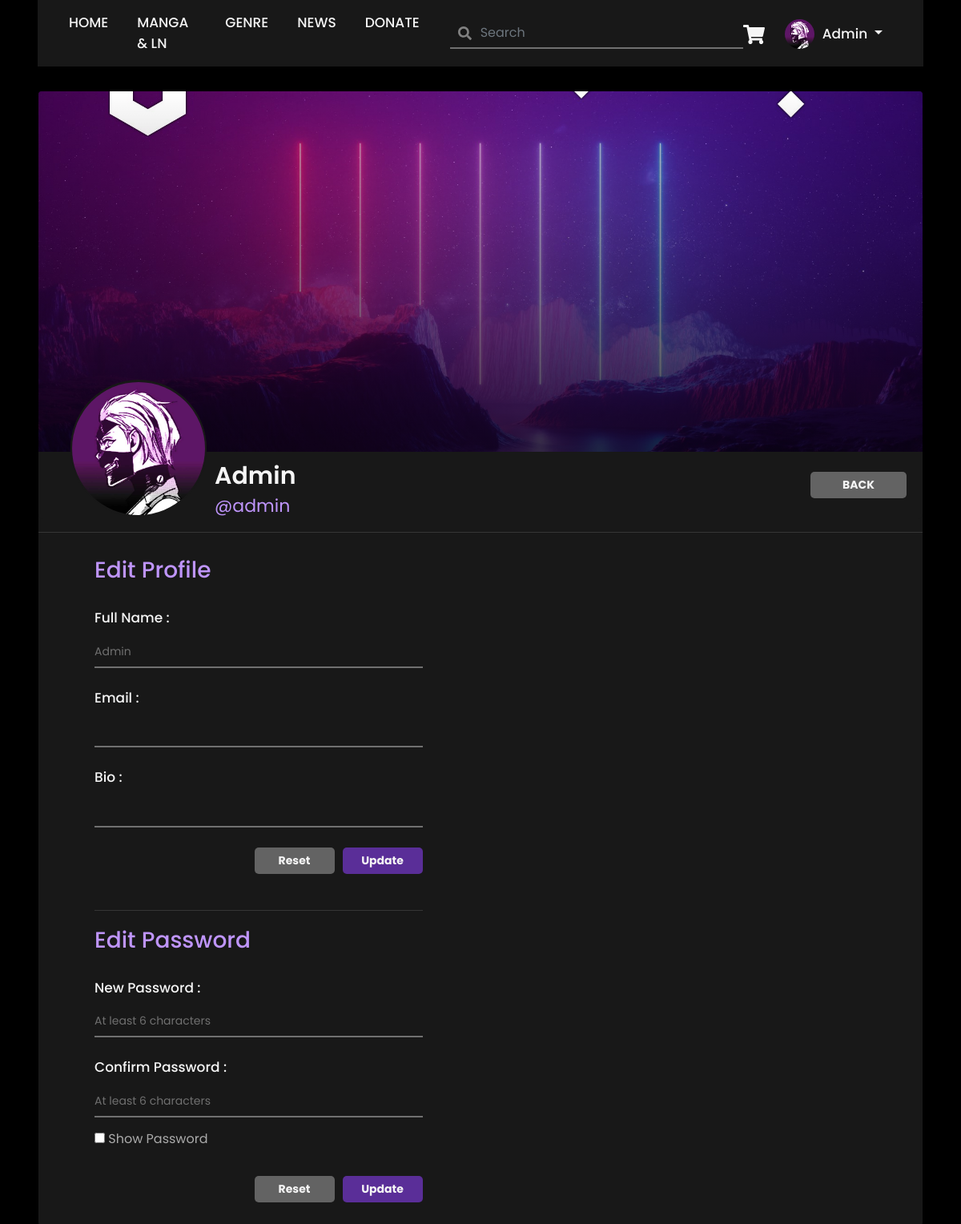
Screenshot of /editProfile.php (signed in) with the database file from the repository.
### tables this page shows
CREATE TABLE IF NOT EXISTS `user` (
  `username` varchar(25) NOT NULL,
  `user_fullname` varchar(255) NOT NULL,
  `user_email` varchar(255) NOT NULL,
  `user_password` varchar(255) NOT NULL,
  `bio` varchar(255) NOT NULL,
  `user_image` varchar(255) NOT NULL,
  `user_type` varchar(5) NOT NULL,
  `yomi_tokens` int NOT NULL,
  `register_date` datetime NOT NULL,
  PRIMARY KEY (`username`)
);

### editProfile.php (the view, shortened to what this page needs)
<!DOCTYPE html>
<?php
if (isset($_SESSION["username"])) {
?>
    <html lang="en">
    <head>
        <link rel="stylesheet" href="https://cdnjs.cloudflare.com/ajax/libs/twitter-bootstrap/4.5.3/css/bootstrap.min.css" />
        <link rel="stylesheet" href="https://cdnjs.cloudflare.com/ajax/libs/bootstrap-select/1.13.18/css/bootstrap-select.min.css" />
        <link href="css/userHomepage.css" rel="stylesheet">
    </head>
    <?php
    $host = "localhost";
    $userid = "root";
    $pass = "";
    $database = "yomi";
    $link = mysqli_connect($host, $userid, $pass, $database);
    $query1 = "SELECT * FROM user WHERE username = '" . $_SESSION["username"] . "'";
    $result1 = mysqli_query($link, $query1);
    while ($row1 = mysqli_fetch_array($result1, MYSQLI_BOTH)) {
    ?>
        <body>
            <nav class="navbar navbar-expand-md navbar-custom sticky-top">
                <div class="container-fluid">
                    <ul class="navbar-nav ml-auto">
                        <li class="nav-item"> <a class="nav-link" href="userHomepage.php">HOME</a> </li>
                        <li class="nav-item"> <a class="nav-link" href="mangaln.php">MANGA & LN</a> </li>
                        <li class="nav-item"> <a class="nav-link" href="genre.php">GENRE</a> </li>
                        <li class="nav-item"> <a class="nav-link" href="news.php">NEWS</a> </li>
                        <li class="nav-item"> <a class="nav-link" href="donate.php">DONATE</a> </li>
                    </ul>
                    <form action="search.php" method="POST" class="form-inline my-2 my-lg-0">
                        <div class="searchNav">
                            <span class="fa fa-search form-control-feedback"></span>
                            <input type="search" class="form-control" placeholder="Search" name="Search" style="min-height: 38px;">
                        </div>
                    </form>
                    <div class="collapse navbar-collapse" id="navbarResponsive">
                        <ul class="navbar-nav ml-auto">
                            <span class="cart" id="pover-card" data-toggle="popover" data-trigger="focus" data-placement="bottom" tabindex="-1">
                                <i class="fa fa-shopping-cart"></i>
                            </span>
                            <img src="<?php echo $row1['user_image'] ?>" class="rounded-circle" width="37" height="37" style="margin-top:2px;object-fit:cover;">
                            <li class="dropdown"> <a class="dropdown-toggle" data-toggle="dropdown" href="#"> <?php echo $row1['user_fullname'] ?> <span class="caret"></span></a>
                            </li>
                        </ul>
                    </div>
                </div>
            </nav>
            <div class="container-fluid">
                <div class="row">
                    <div class="card profile" style="border-bottom: none">
                        <div class="card-body" style="padding-left:0px;padding-right:0px;padding-top:0px;padding-bottom:0px;">
                            <div class="twPc-div">
                                <a class="twPc-bg twPc-block"></a>
                                <div class="avatarLink">
                                    <img src="<?php echo $row1['user_image'] ?>" width="100%" height="100%" style="object-fit:cover;" class="profilePic">
                                </div>
                                <div class="User">
                                    <div class="name">
                                        <?php echo $row1['user_fullname'] ?><a href="profile.php"><button class="btn btn-secondary editProfile">BACK</button></a>
                                    </div>
                                    <span class="username">@<?php echo $row1['username'] ?></span>
                                </div>
                            </div>
                        </div>
                        <hr>
                        <div class="container-fluid" id="editP">
                            <div class="row">
                                <div class="col-sm-6" style="padding-right:100px;padding-bottom:20px;">
                                    <p>Edit Profile</p>
                                    <form action="updateProfile.php" method="POST">
                                        <div class="form-group">
                                            <label style="color:#F5F5F5">Full Name :</label>
                                            <?php if (isset($fullname_error)) { ?>
                                                <input type="text" name="fullname" class="form-control" data-toggle="popover" id="error1" data-content="<?php echo $fullname_error ?>" placeholder="<?php echo $row1['user_fullname']; ?>" data-html="true" minlength="3">
                                            <?php
                                            } else {
                                            ?>
                                                <input type="text" name="fullname" class="form-control" value="" placeholder="<?php echo $row1['user_fullname']; ?>" minlength="3">
                                            <?php
                                            }
                                            ?>
                                        </div>
                                        <div class="form-group">
                                            <label style="color:#F5F5F5">Email : </label>
                                            <?php if (isset($email_error)) { ?>
                                                <input type="email" name="email" class="form-control" onblur="this.value=removeSpaces(this.value)" data-toggle="popover" id="error2" data-content="<?php echo $email_error ?>" placeholder="<?php echo $row1['user_email']; ?>" data-html="true">
                                            <?php
                                            } else {
                                            ?>
                                                <input type="email" name="email" class="form-control" value="" placeholder="<?php echo $row1['user_email']; ?>">
                                            <?php
                                            }
                                            ?>
                                        </div>
                                        <div class="form-group">
                                            <label style="color:#F5F5F5">Bio : </label>
                                            <?php if (isset($bio_error)) { ?>
                                                <input type="text" name="bio" class="form-control" onblur="this.value=removeSpaces(this.value)" data-toggle="popover" id="error3" data-content="<?php echo $bio_error ?>" placeholder="<?php echo $row1['bio']; ?>" data-html="true">
                                            <?php
                                            } else {
                                            ?>
                                                <input type="text" name="bio" class="form-control" value="" placeholder="<?php echo $row1['bio']; ?>">
                                            <?php
                                            }
                                            ?>
                                        </div>
                                        <button type="submit" name="saveProfile" value="Submit" class="btn btn-primary">Update</button>
                                        <button type="reset" class="btn btn-secondary reset">Reset</button>
                                    </form><br><br><br>
                                    <hr id="hrid">
                                    <p>Edit Password</p>
                                    <form action="updatePassword.php" method="POST">
                                        <div class="form-group">
                                            <label style="color:#F5F5F5">New Password : </label>
                                            <?php if (isset($password_error)) { ?>
                                                <input type="password" name="newPassword" class="form-control" placeholder="At least 6 characters" pattern=".{6,}" minlength="6" maxlength="12" data-toggle="popover" id="passwordInput" data-content="<?php echo $password_error ?>" data-html="true">
                                            <?php
                                            } else {
                                            ?>
                                                <input type="password" name="newPassword" class="form-control" id="passwordInput" value="" placeholder="At least 6 characters" pattern=".{6,}" minlength="6" maxlength="12">
                                            <?php
                                            }
                                            ?>
                                        </div>
                                        <div class="form-group">
                                            <label style="color:#F5F5F5">Confirm Password : </label>
                                            <?php if (isset($password_error2)) { ?>
                                                <input type="password" name="confirmPassword" class="form-control" placeholder="At least 6 characters" pattern=".{6,}" minlength="6" maxlength="12" data-toggle="popover" id="passwordInput2" data-content="<?php echo $password_error2 ?>" data-html="true">
                                            <?php
                                            } else {
                                            ?>
                                                <input type="password" name="confirmPassword" class="form-control" id="passwordInput2" value="" placeholder="At least 6 characters" pattern=".{6,}" minlength="6" maxlength="12">
                                            <?php
                                            }
                                            ?>
                                        </div>
                                        <div class="checkmark">
                                            <input type="checkbox" onclick="myFunction()"> Show Password
                                        </div><br>
                                        <button type="submit" name="savePassword" value="Submit" class="btn btn-primary">Update</button>
                                        <button type="reset" class="btn btn-secondary reset">Reset</button>
                                    </form>
                                </div>
                            </div>
                        </div>
                    </div>
                </div>
        </body>
    </html>
<?php
    }
} else {
    header("Location:login.php");
}
?>

### css/userhomepage.css (style rules this page uses)
html, body { height: 100%; width: 100%; font-family: 'Poppins', sans-serif; color: #AAAAAA; background-color: #000000; padding-left: 2%; padding-right: 2%; }
a { color: #F5F5F5; }
.card { background-color: #181818; }
.fa-search { color: rgb(129, 129, 129); }
.btn-primary { color: #F5F5F5; font-size: 14px; font-weight: bold; background: #5A2E98; border: none; border-radius: 5px; box-shadow: none; transition: 0.3s ease-in-out; min-width: 100px; margin-left: 3px; }
.btn-secondary { color: #F5F5F5; background-color: #636363; font-size: 14px; font-weight: bold; border: none; border-radius: 5px; box-shadow: none; transition: 0.3s ease-in-out; min-width: 100px; margin-left: 3px; }
.navbar { font-family: 'Poppins', sans-serif; font-size: 17px; -webkit-box-shadow: 0 5px 10px -9px #000000; -moz-box-shadow: 0 5px 10px -9px #000000; box-shadow: 0 5px 10px -9px #000000; }
.navbar-custom { background-color: #181818; }
.searchNav { width: 100%; margin-left: 10px; padding-right: 0px; }
.searchNav .form-control { color: #F5F5F5 !important; padding-left: 2.375rem; background-color: transparent; border-bottom: 2px solid #707070 !important; border-radius: 0; }
.searchNav .form-control-feedback { position: absolute; z-index: 2; display: block; width: 2.375rem; height: 2.375rem; line-height: 2.375rem; text-align: center; pointer-events: none; color: #aaa; }
.navbar-nav li { padding-right: 20px; }
nav .navbar-nav li a { color: #F5F5F5 !important; font-weight: 500; }
.navbar-nav img { margin-top: 5px; }
.dropdown { padding-top: 8px; padding-left: 10px; }
.cart { margin-top: 4px; margin-right: 10px; position: relative; }
.cart i { color: #F5F5F5; font-size: 24px; margin-right: 15px; }
:root { --form-control-color: #BF95FC; }
*, *:before, *:after { box-sizing: border-box; }
.form-group { margin-bottom: 15px; padding-top: 0px; }
.form-group label { margin-top: 10px; color: #BF95FC; font-weight: 500; font-size: 17px; }
.form-group ::placeholder { color: #707070; font-size: 14px; }
.form-control { color: #F5F5F5 !important; background-color: #181818; min-height: 41px; box-shadow: none; border: 2px solid #707070; border-right: 0px solid; border-left: 0px solid; border-top: 0px solid; border-radius: 0; }
input[type=checkbox] { cursor: pointer; filter: hue-rotate(25deg) }
.profile { padding: 0px; margin-top: 30px; border-radius: 5px; border: 1px solid #000000; width: 100%; }
.twPc-div { background: #181818 none repeat scroll 0 0; border: none; border-radius: 6px; height: 100%; width: 100%; }
.twPc-bg { background-image: linear-gradient(rgba(0, 0, 0, 0), rgba(0, 0, 0, 0.68)), url("../image/bg3.jpg"); background-position: 0 55%; background-size: cover; border-radius: 4px 4px 0 0; height: 450px; width: 100%; }
.twPc-block { display: block !important; width: 100%; }
.avatarLink { background-color: #181818; display: block !important; float: left; margin: -90px 10px 0 40px; max-width: 100%; padding: 1px 0; border-radius: 100%; margin-bottom: 0px; }
.profilePic { border: 2px solid #181818; border-radius: 100%; box-sizing: border-box; color: #fff; font-weight: 500; height: 170px; width: 170px; }
.User { margin: 20px 0px 0; }
.name { font-size: 30px; font-weight: 600; line-height: 21px; margin-top: 20px; margin-bottom: 10px; color: #F5F5F5; }
hr { background-color: #3b3b3b; }
.editProfile { float: right; margin-right: 20px; margin-top: 5px; width: 120px; }
.username { font-size: 22px; color: #BF95FC; }
#editP { padding-bottom: 10px; padding-top: 10px; padding-left: 70px; }
#editP p { font-size: 28px; font-weight: 500; color: #BF95FC; }
#editP input { border-top: none; border-right: none; border-left: none; padding-left: 0px; border-radius: 0px; }
#editP .btn { float: right; margin-left: 10px; margin-top: 10px; min-width: 100px; }

### rows the page displays
user: user_image (picture), user_fullname "Admin", username "admin", fullname "Admin"
